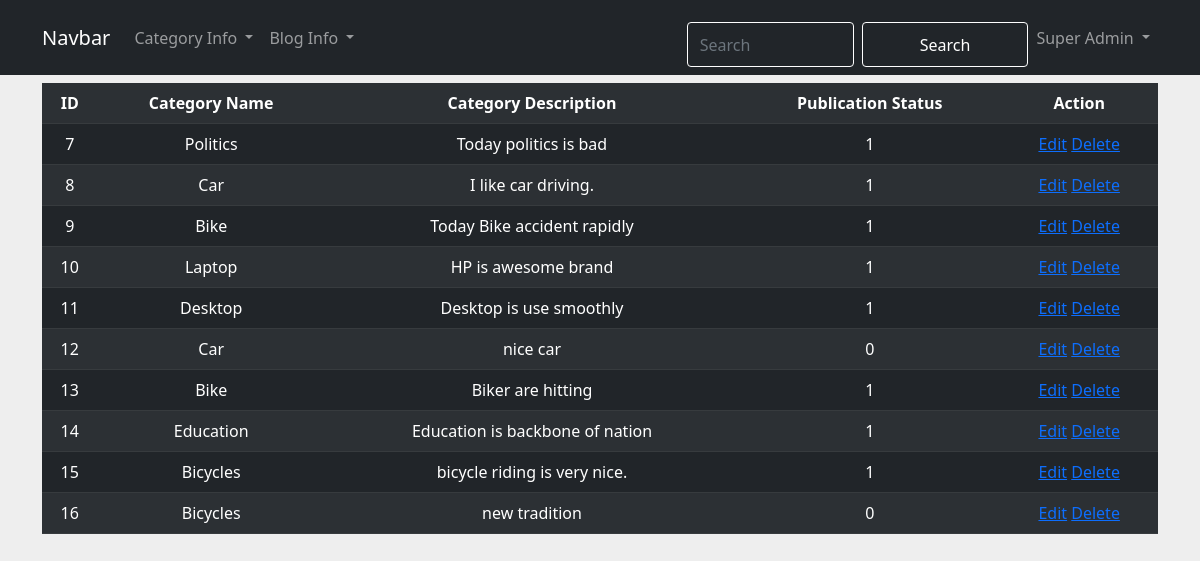
/admin/manage-category.php (signed in), run on the app's committed database.
### tables this page shows
CREATE TABLE `add_category` (
  `id` int(3) NOT NULL,
  `category_name` varchar(255) NOT NULL,
  `category_description` text NOT NULL,
  `status` varchar(255) NOT NULL
);

### app/classes/Database.php (called while the page is built, shortened)
<?php
class Database
{
    public static function dbConnection(){
        $hostName   =   'Localhost';
        $userName   =   'root';
        $password   =   '';
        $dbName     =   'blog';
       $link        =   mysqli_connect($hostName,$userName,$password,$dbName);
       return $link;
    }
}

### app/classes/AddCategory.php (called while the page is built, shortened)
<?php
class AddCategory{
    public static function getAddCategoryInfo(){
        $sql        =   " SELECT * FROM add_category";
        if (mysqli_query(Database::dbConnection(), $sql)){
            $queryResult    =   mysqli_query(Database::dbConnection(), $sql);
            return $queryResult;
        }else{
            die('Query Problem'.mysqli_error(Database::dbConnection()));
        }
    }
}

### admin/manage-category.php (the view, shortened to what this page needs)
<?php
$queryResult    =   AddCategory::getAddCategoryInfo();
?>
    <!DOCTYPE html>
    <html lang="en">
    <head>
        <link rel="stylesheet" href="../assets/css/bootstrap.css">
        <link rel="stylesheet" href="../assets/css/styleSheet.css">
    </head>
        <body>
        <?php include 'includes/menu.php'; ?>
        <div class="container">
            <form method="post" action="">
                <table class="table table-dark table-striped">
                    <tr class="text-center">
                        <th>ID </th>
                        <th>Category Name</th>
                        <th>Category Description</th>
                        <th>Publication Status</th>
                        <th>Action</th>
                    </tr>
                    <?php  while ($showAddCategoryInfo  =   mysqli_fetch_assoc($queryResult)) {?>
                    <tr class="text-center">
                        <td><?php echo $showAddCategoryInfo['id']; ?></td>
                        <td><?php echo $showAddCategoryInfo['category_name']; ?></td>
                        <td><?php echo $showAddCategoryInfo['category_description']; ?></td>
                        <td><?php echo $showAddCategoryInfo['status']; ?></td>
                        <td>
                            <a href="edit-category.php?id=<?php echo $showAddCategoryInfo['id']; ?>">Edit</a>
                            <a href="?delete=true&id=<?php echo $showAddCategoryInfo['id']; ?>" onclick="return confirm('Are u sure delete this id')">Delete</a>
                        </td>
                    </tr>
                    <?php }?>
                </table>
            </form>
        </div>
        </body>
    </html>

### assets/css/styleSheet.css (style rules this page uses)
body { background-color: #eee }

### data on the page
add_category: id "7", category_name "Politics", category_description "Today politics is bad", status "1"
add_category: id "8", category_name "Car", category_description "I like car driving.", status "1"
add_category: id "9", category_name "Bike", category_description "Today Bike accident rapidly", status "1"
add_category: id "10", category_name "Laptop", category_description "HP is awesome brand", status "1"
add_category: id "11", category_name "Desktop", category_description "Desktop is use smoothly", status "1"
add_category: id "12", category_name "Car", category_description "nice car", status "0"
add_category: id "13", category_name "Bike", category_description "Biker are hitting", status "1"
add_category: id "14", category_name "Education", category_description "Education is backbone of nation", status "1"
add_category: id "15", category_name "Bicycles", category_description "bicycle riding is very nice.", status "1"
add_category: id "16", category_name "Bicycles", category_description "new tradition", status "0"

### other printed values
$_SESSION['name'] "Super Admin"
